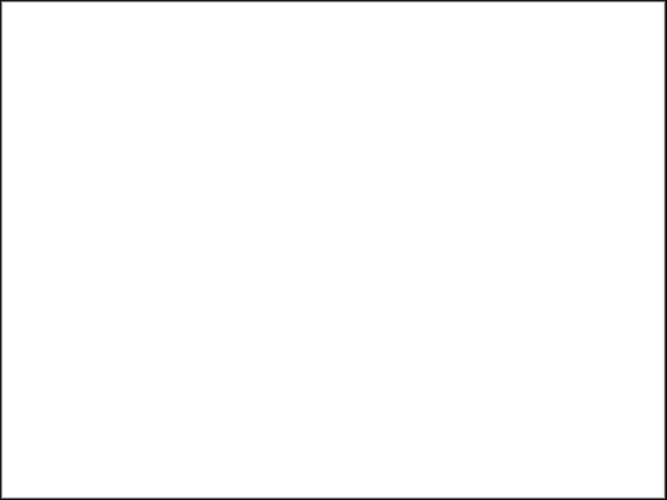
#> input picture Final AssignmentTEST/Final Assignment/Media/blanca.jpg, 1333 x 1000 px, found by its file name (shown at 1/2 size)
$ python object_reloc_test.py
#> lines starting #> are read from the running program, lines starting #| are printed output that depends on the picture; after the words box and inside, x2 and y2 are one past the last pixel; in counts of white or black regions, pixels touching at a corner belong together
### Final AssignmentTEST/Final Assignment/Code/DoBotArm.py

#!/usr/bin/env python

import sys
sys.path.insert(1,'./DLL')
import DobotDllType as dType
import time


"""-------The DoBot Control Class-------
Variables:
suction = Suction is currently on/off
picking: shows if the dobot is currently picking or dropping an item
api = variable for accessing the dobot .dll functions
home% = home position for %
                                  """
####### List of future possibilities ######
## Joint angles
## Speed vs Accell modes?
##SetPTPCoordinateParams(api, xyzVelocity, xyzAcceleration, rVelocity,  rAcceleration,  isQueued=0):
## Other misc features from the dType and/or the DoBot studio

CON_STR = {
    dType.DobotConnect.DobotConnect_NoError:  "DobotConnect_NoError",
    dType.DobotConnect.DobotConnect_NotFound: "DobotConnect_NotFound",
    dType.DobotConnect.DobotConnect_Occupied: "DobotConnect_Occupied"
}

#Main control class for the DoBot Magician.
class DoBotArm:
    def __init__(self, port, homeX, homeY, homeZ, home = True, homingWait = True):
        self.suction = False
        self.picking = False
        self.api = dType.load()
        self.port = port
        self.homeX = homeX
        self.homeY = homeY
        self.homeZ = homeZ
        self.rotation = 0
        self.connected = False
        self.home_time = 0
        self.dobotConnect(home, homingWait)
        self.lastIndex = 0
        self.rotation = self.getPosition()[3]

    def __del__(self):
        self.dobotDisconnect()

    #Attempts to connect to the dobot
    # [35 lines left out: functions dobotConnect, rehome, not called in this run]

    def wait_rehoming(self):
        if(self.home_time > (time.time() - 25)):
            time.sleep(25 + self.home_time - time.time())


    #Returns to home location and then disconnects
    def dobotDisconnect(self):
        self.moveHome()
        dType.DisconnectDobot(self.api)

    #Delays commands
    # [20 lines left out: functions commandDelay, toggleSuction, not called in this run]

    def getPosition(self):
        return dType.GetPose(self.api)

    def moveArmRelXY(self, xrel, yrel, wait = True, jump = False):
        position = self.getPosition()
        return self.moveArmXY(position[0] + xrel, position[1] + yrel, wait, jump)

    #Moves arm to X/Y/Z Location
    def moveArmXY(self,x,y, wait = True, jump = False):
        return self.moveArmXYZ(x, y, self.homeZ, wait, jump)

    def moveArmRelXYZ(self, xrel, yrel, zrel, wait = True, jump = False):
        positions = self.getPosition()
        return self.moveArmXYZ(positions[0] + xrel, positions[1] + yrel, positions[2] + zrel, wait, jump)


    # By passing on None as a coordinate parameter, the current arm position in givven axis will be used
    # [14 lines left out: function moveArmXYZ, not called in this run]

    def SetConveyor(self, enabled, speed = 15000):
        self.lastIndex = dType.SetEMotor(self.api, 0, enabled, speed, isQueued = 1)[0]
        self.commandDelay(self.lastIndex)

    def RotateHead(self, rotation, wait = True):
        self.rotation = rotation
        self.moveArmRelXYZ(0, 0, 0, wait)

    #Returns to home location
    def moveHome(self, wait = True):
        self.lastIndex = dType.SetPTPCmd(self.api, dType.PTPMode.PTPMOVLXYZMode, 200, 0, 50, self.rotation)[0]
        if(wait):
            self.commandDelay(self.lastIndex)
        return self.lastIndex

    #Toggles between hover and item level
    # [12 lines left out: function pickToggle, not called in this run]

### Final AssignmentTEST/Final Assignment/Code/DobotDllType.py
from ctypes import *
import time,  platform
import os
import math

def enum(**enums):
    return type("Enum", (), enums)

EndType = enum(EndTypeCustom=0,
    EndTypeSuctionCup=1,
    EndTypeGripper=2,
    EndTypeLaser=3,
    EndTypePen = 4,
    EndTypeMax=5)

DevType = enum(Idle=0,
               Conntroller=1,
               Magician=2,
               MagicianLite=3
               )

ParamsMode = enum(JOG=0,
                other=1)


class DevInfo(Structure):
    _pack_ = 1
    _fields_ = [
        ("devId", c_int),
        ("type", c_int),
        ("firmwareName", c_byte * 50),
        ("firwareVersion", c_byte * 50),
        ("runTime", c_float)
               ]

class ConnectInfo(Structure):
    _pack_ = 1
    _fields_ = [
        ("masterDevInfo", DevInfo),
        ("slaveDevInfo1", DevInfo),
        ("slaveDevInfo2", DevInfo)
    ]

class UpgradeFWReadyCmd(Structure):
    _pack_ = 1
    _fields_ = [
        ("fwSize", c_uint32),
        ("md5", c_char_p)
    ]

class DeviceID(Structure):
    _pack_ = 1
    _fields_ = [
        ("deviceID1", c_uint32),
        ("deviceID2", c_uint32),
        ("deviceID3", c_uint32)
    ]

masterId = 0
slaveId = 0

class DeviceVersion(Structure):
    _pack_ = 1
    _fields_ = [
        ("fw_majorVersion", c_byte),
        ("fw_minorVersion", c_byte),
        ("fw_revision", c_byte),
        ("fw_alphaVersion", c_byte),
        ("hw_majorVersion", c_byte),
        ("hw_minorVersion", c_byte),
        ("hw_revision", c_byte),
        ("hw_alphaVersion", c_byte)
    ]

# For EndTypeParams
class EndTypeParams(Structure):
    _pack_ = 1
    _fields_ = [
        ("xBias", c_float),
        ("yBias", c_float),
        ("zBias", c_float)
        ]

class Pose(Structure):
    _pack_ = 1
    _fields_ = [
        ("x", c_float),
        ("y", c_float),
        ("z", c_float),
        ("rHead", c_float),
        ("joint1Angle", c_float),
        ("joint2Angle", c_float),
        ("joint3Angle", c_float),
        ("joint4Angle", c_float)
        ]

class Kinematics(Structure):
    _pack_ = 1
    _fields_ = [
        ("velocity", c_float),
        ("acceleration", c_float)
        ]

class AlarmsState(Structure):
    _pack_ = 1
    _fields_ = [
        ("alarmsState", c_int32)
        ]

class HOMEParams(Structure):
    _pack_ = 1
    _fields_ = [
        ("x", c_float),
        ("y", c_float),
        ("z", c_float),
        ("r", c_float)
        ]

class HOMECmd(Structure):
    _pack_ = 1
    _fields_ = [
        ("temp", c_float)
        ]

class AutoLevelingCmd(Structure):
    _pack_ = 1
    _fields_ = [
        ("controlFlag", c_ubyte),
        ("precision", c_float)
        ]

class EMotor(Structure):
    _pack_ = 1
    _fields_ = [
        ("index", c_byte),
        ("isEnabled", c_byte),
        ("speed", c_int32)
        ]

class EMotorS(Structure):
    _pack_ = 1
    _fields_ = [
        ("index", c_byte),
        ("isEnabled", c_byte),
        ("speed", c_int32),
        ("distance", c_uint32)
        ]

##################  Arm orientation定义   ##################
ArmOrientation = enum(
    LeftyArmOrientation=0,
    RightyArmOrientation=1)

##################  点动示教部分   ##################

class JOGJointParams(Structure):
    _pack_ = 1
    _fields_ = [
        ("joint1Velocity", c_float),
        ("joint2Velocity", c_float),
        ("joint3Velocity", c_float),
        ("joint4Velocity", c_float),
        ("joint1Acceleration", c_float),
        ("joint2Acceleration", c_float),
        ("joint3Acceleration", c_float),
        ("joint4Acceleration", c_float)
        ]

class JOGCoordinateParams(Structure):
    _pack_ = 1
    _fields_ = [
        ("xVelocity", c_float),
        ("yVelocity", c_float),
        ("zVelocity", c_float),
        ("rVelocity", c_float),
        ("xAcceleration", c_float),
        ("yAcceleration", c_float),
        ("zAcceleration", c_float),
        ("rAcceleration", c_float)
        ]

class JOGCommonParams(Structure):
    _pack_ = 1
    _fields_ = [
        ("velocityRatio", c_float),
        ("accelerationRatio", c_float)
        ]

class JOGLParams(Structure):
    _pack_ = 1
    _fields_ = [
        ("velocity",  c_float),
        ("acceleration",  c_float)
    ]


JC = enum(JogIdle=0,
    JogAPPressed=1,
    JogANPressed=2,
    JogBPPressed=3,
    JogBNPressed=4,
    JogCPPressed=5,
    JogCNPressed=6,
    JogDPPressed=7,
    JogDNPressed=8,
    JogEPPressed=9,
    JogENPressed=10)

class JOGCmd(Structure):
    _pack_ = 1
    _fields_ = [
        ("isJoint", c_byte),
        ("cmd", c_byte)
        ]

##################  再现运动部分   ##################

class PTPJointParams(Structure):
    _fields_ = [
        ("joint1Velocity", c_float),
        ("joint2Velocity", c_float),
        ("joint3Velocity", c_float),
        ("joint4Velocity", c_float),
        ("joint1Acceleration", c_float),
        ("joint2Acceleration", c_float),
        ("joint3Acceleration", c_float),
        ("joint4Acceleration", c_float)
        ]

class PTPCoordinateParams(Structure):
    _fields_ = [
        ("xyzVelocity", c_float),
        ("rVelocity", c_float),
        ("xyzAcceleration", c_float),
        ("rAcceleration", c_float)
        ]

class PTPLParams(Structure):
    _pack_ = 1
    _fields_ = [
        ("velocity",  c_float),
        ("acceleration",  c_float)
    ]

class PTPJumpParams(Structure):
    _pack_ = 1
    _fields_ = [
        ("jumpHeight", c_float),
        ("zLimit", c_float)
        ]

class PTPCommonParams(Structure):
    _pack_ = 1
    _fields_ = [
        ("velocityRatio", c_float),
        ("accelerationRatio", c_float)
        ]

PTPMode = enum(
    PTPJUMPXYZMode=0,
    PTPMOVJXYZMode=1,
    PTPMOVLXYZMode=2,

    PTPJUMPANGLEMode=3,
    PTPMOVJANGLEMode=4,
    PTPMOVLANGLEMode=5,

    PTPMOVJANGLEINCMode=6,
    PTPMOVLXYZINCMode=7,
    PTPMOVJXYZINCMode=8,

    PTPJUMPMOVLXYZMode=9)

InputPin = enum( InputPinNone=0,
    InputPin1=1,
    InputPin2=2,
    InputPin3=3,
    InputPin4=4,
    InputPin5=5,
    InputPin6=6,
    InputPin7=7,
    InputPin8=8)

InputLevel = enum(InputLevelBoth=0,
    InputLevelLow=1,
    InputLevelHigh=2)

OutputPin = enum(
    SIGNALS_O1=1,
    SIGNALS_O2=2,
    SIGNALS_O3=3,
    SIGNALS_O4=4,
    SIGNALS_O5=5,
    SIGNALS_O6=6,
    SIGNALS_O7=7,
    SIGNALS_O8=8)

class PTPCmd(Structure):
    _pack_ = 1
    _fields_ = [
        ("ptpMode", c_byte),
        ("x", c_float),
        ("y", c_float),
        ("z", c_float),
        ("rHead", c_float)
        ]

class DeviceCountInfo(Structure):
    _pack_ = 1
    _fields_ = [
        ("deviceRunTime",  c_uint64),
        ("devicePowerOn",  c_uint32),
        ("devicePowerOff", c_uint32)
        ]

class PTPWithLCmd(Structure):
    _pack_ = 1
    _fields_ = [
        ("ptpMode", c_byte),
        ("x", c_float),
        ("y", c_float),
        ("z", c_float),
        ("rHead", c_float),
        ("l", c_float)
        ]

##################  Continuous path   ##################

class CPParams(Structure):
    _pack_ = 1
    _fields_ = [
        ("planAcc", c_float),
        ("juncitionVel", c_float),
        ("acc", c_float),
        ("realTimeTrack",  c_byte)
        ]

ContinuousPathMode = enum(
    CPRelativeMode=0,
    CPAbsoluteMode=1)

class CPCmd(Structure):
    _pack_ = 1
    _fields_ = [
        ("cpMode", c_byte),
        ("x", c_float),
        ("y", c_float),
        ("z", c_float),
        ("velocity", c_float)
        ]

class CP2Cmd(Structure):
    _pack_ = 1
    _fields_ = [
        ("cpMode", c_byte),
        ("x", c_float),
        ("y", c_float),
        ("z", c_float),
        ("velocity", c_float)
        ]

class CPCommonParams(Structure):
    _pack_ = 1
    _fields_ = [
        ("velocityRatio", c_float),
        ("accelerationRatio", c_float)
        ]

##################  圆弧：ARC   ##################
class ARCPoint(Structure):
    _pack_ = 1
    _fields_ = [
        ("x", c_float),
        ("y", c_float),
        ("z", c_float),
        ("rHead", c_float)
    ]

class ARCParams(Structure):
    _pack_ = 1
    _fields_ = [
        ("xyzVelocity", c_float),
        ("rVelocity", c_float),
        ("xyzAcceleration", c_float),
        ("rAcceleration", c_float)
        ]

class ARCCmd(Structure):
    _pack_ = 1
    _fields_ = [
        ("cirPoint", ARCPoint),
        ("toPoint", ARCPoint)
    ]

class CircleCmd(Structure):
    _pack_ = 1
    _fields_ = [
        ("cirPoint", ARCPoint),
        ("toPoint", ARCPoint)
    ]

class ARCCommonParams(Structure):
    _pack_ = 1
    _fields_ = [
        ("velocityRatio", c_float),
        ("accelerationRatio", c_float)
        ]

##################  User parameters   ##################

class WAITParams(Structure):
    _pack_ = 1
    _fields_ = [
        ("unitType", c_byte)
        ]

class WAITCmd(Structure):
    _pack_ = 1
    _fields_ = [
        ("waitTime", c_uint32)
        ]

TRIGMode = enum(
    TRIGInputIOMode = 0,
    TRIGADCMode=1)

TRIGInputIOCondition = enum(
    TRIGInputIOEqual = 0,
    TRIGInputIONotEqual=1)

TRIGADCCondition = enum(
    TRIGADCLT = 0,
    TRIGADCLE=1,
    TRIGADCGE = 2,
    TRIGADCGT=3)

class TRIGCmd(Structure):
    _pack_ = 1
    _fields_ = [
        ("address", c_byte),
        ("mode", c_byte),
        ("condition",  c_byte),
        ("threshold", c_uint16)
        ]

GPIOType = enum(
    GPIOTypeDummy = 0,
    GPIOTypeDO = 1,
    GPIOTypePWM=2,
    GPIOTypeDI=3,
    GPIOTypeADC=4,
    GPIOTypeDIPU=5,
    GPIOTypeDIPD=6)

class IOMultiplexing(Structure):
    _pack_ = 1
    _fields_ = [
        ("address", c_byte),
        ("multiplex", c_byte)
        ]

class IODO(Structure):
    _pack_ = 1
    _fields_ = [
        ("address", c_byte),
        ("level", c_byte)
        ]

class IOPWM(Structure):
    _pack_ = 1
    _fields_ = [
        ("address", c_byte),
        ("frequency", c_float),
        ("dutyCycle", c_float)
        ]

class IODI(Structure):
    _pack_ = 1
    _fields_ = [
        ("address", c_byte),
        ("level", c_byte)
        ]

class IOADC(Structure):
    _pack_ = 1
    _fields_ = [
        ("address", c_byte),
        ("value", c_int)
        ]

class UserParams(Structure):
    _pack_ = 1
    _fields_ = [
        ("params1", c_float),
        ("params2", c_float),
        ("params3", c_float),
        ("params4", c_float),
        ("params5", c_float),
        ("params6", c_float),
        ("params7", c_float),
        ("params8", c_float)
        ]

ZDFCalibStatus = enum(
    ZDFCalibNotFinished=0,
    ZDFCalibFinished=1)


class WIFIIPAddress(Structure):
    _pack_ = 1
    _fields_ = [
        ("dhcp", c_byte),
        ("addr1", c_byte),
        ("addr2", c_byte),
        ("addr3", c_byte),
        ("addr4", c_byte),
        ]

class WIFINetmask(Structure):
    _pack_ = 1
    _fields_ = [
        ("addr1", c_byte),
        ("addr2", c_byte),
        ("addr3", c_byte),
        ("addr4", c_byte),
        ]

class WIFIGateway(Structure):
    _pack_ = 1
    _fields_ = [
        ("addr1", c_byte),
        ("addr2", c_byte),
        ("addr3", c_byte),
        ("addr4", c_byte),
        ]

class WIFIDNS(Structure):
    _pack_ = 1
    _fields_ = [
        ("addr1", c_byte),
        ("addr2", c_byte),
        ("addr3", c_byte),
        ("addr4", c_byte),
        ]

ColorPort = enum(
    PORT_GP1 = 0,
    PORT_GP2 = 1,
    PORT_GP4 = 2,
    PORT_GP5 = 3
    )

InfraredPort = enum(
    PORT_GP1 = 0,
    PORT_GP2 = 1,
    PORT_GP4 = 2,
    PORT_GP5 = 3
    )

UART4PeripheralsType = enum(
    UART4PeripheralsUART = 0,
    UART4PeripheralsWIFI = 1,
    UART4PeripheralsBLE = 2,
    UART4PeripheralsCH375 = 3
    )
##################  API result   ##################

DobotConnect = enum(
    DobotConnect_NoError=0,
    DobotConnect_NotFound=1,
    DobotConnect_Occupied=2)

DobotCommunicate = enum(
    DobotCommunicate_NoError=0,
    DobotCommunicate_BufferFull=1,
    DobotCommunicate_Timeout=2,
    DobotCommunicate_InvalidParams=3,
    DobotCommunicate_InvalidDevice=4
    )

isUsingLinearRail = False
##################  API func   ##################

#parker add 2018 8 29 添加Wifi设置模块退出标志位
QuitDobotApiFlag = True

def load():
    if platform.system() == "Windows":
        print("您用的dll是64位，为了顺利运行，请保证您的python环境也是64位")
        print("python环境是：",platform.architecture())
        return CDLL(r"SDA3_PersonalRepo\Final Assignment\Code\DobotDll.dll",  RTLD_GLOBAL)
    elif platform.system() == "Darwin":
        return CDLL("./libDobotDll.dylib",  RTLD_GLOBAL)
    elif platform.system() == "Linux":
        return cdll.loadLibrary("libDobotDll.so")


def dSleep(ms):
    time.sleep(ms / 1000)

def gettime():
    return [time.time()]


def SetDebugEnable(api, flag=False):
    result = api.SetDebugEnable(flag)


# [18 lines left out: function SearchDobot, not called in this run]

masterId = 0
slaveId = 0
masterDevType = 0
slaveDevType = 0


# [38 lines left out: function ConnectDobot, not called in this run]


def DisconnectDobot(api):
    api.DisconnectDobot(c_int(masterId))


def GetMarlinVersion(api):
    api.GetMarlinVersion(c_int(masterId), c_int(slaveId))


def PeriodicTask(api):
    api.PeriodicTask()


def SetCmdTimeout(api, times):
    api.SetCmdTimeout(c_int(masterId), times)


def DobotExec(api):
    return [api.DobotExec()]


# [2321 lines left out: functions GetQueuedCmdCurrentIndex, GetQueuedCmdMotionFinish, SetQueuedCmdStartExec, SetQueuedCmdStopExec, SetQueuedCmdForceStopExec, SetQueuedCmdStartDownload and 136 more, not called in this run]


def GetColorSensorEx(api,  index):
    result = GetColorSensor(api)
    return result[index]


# [787 lines left out: functions SetAutoLevelingCmdEx, SetLostStepCmdEx, SetUpgradeFWReadyCmd, GetUpgradeFWReadyCmd, SetTRIGCmdEx, SetARCCmdEx and 52 more, not called in this run]

### Final AssignmentTEST/Final Assignment/Code/object_reloc_test.py
import DoBotArm as dbt
import time
import DobotDllType as dType
import cv2

pos1 = (139.7, -208.8, -38.5) # triangular prism
pos2 = (200.6, -236.2, -38) # circular prism
pos3 = (236.4, -195.8, -38.5) # rectangular prism
pos4 = (205.2, -49.8, 10) # drop-off

position_dictionary = {
            'triangle': pos1,
            'square' :  pos3,
            'circle' :  pos2,
            'drop-off': pos4
        }
shape_selected = 'square'

img = cv2.imread(r'SDA3_PersonalRepo\Final Assignment\Media\blanca.jpg')
#> img is the input picture: shape (1000, 1333, 3); min 0, max 255, mean 251.9
img = cv2.resize(img, dsize= (400,300))
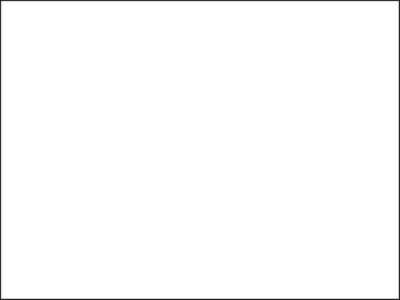
#> img: shape (300, 400, 3); min 17, max 255, mean 252
text = 'Everything as desired?'
text_org = (10,150)
cv2.putText(img, text, text_org, fontFace = cv2.FONT_HERSHEY_SIMPLEX, fontScale = 1, color = (0,0,0))
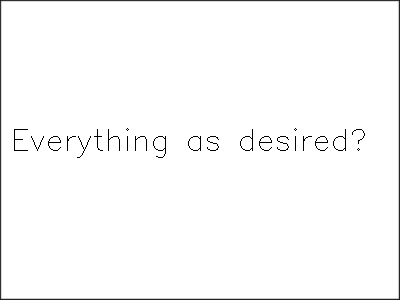
#> img: shape (300, 400, 3); 0.64% of pixels changed, all inside (x1, y1, x2, y2) = (14, 128, 365, 158)

# instantiating an object that represents the physical Dobot
homeX, homeY, homeZ = 250, 0, 50
ctrlDobot = dbt.DoBotArm("COM8", homeX, homeY, homeZ, home= False)
#> (the run stopped early here; a loop or call above may not have finished)
